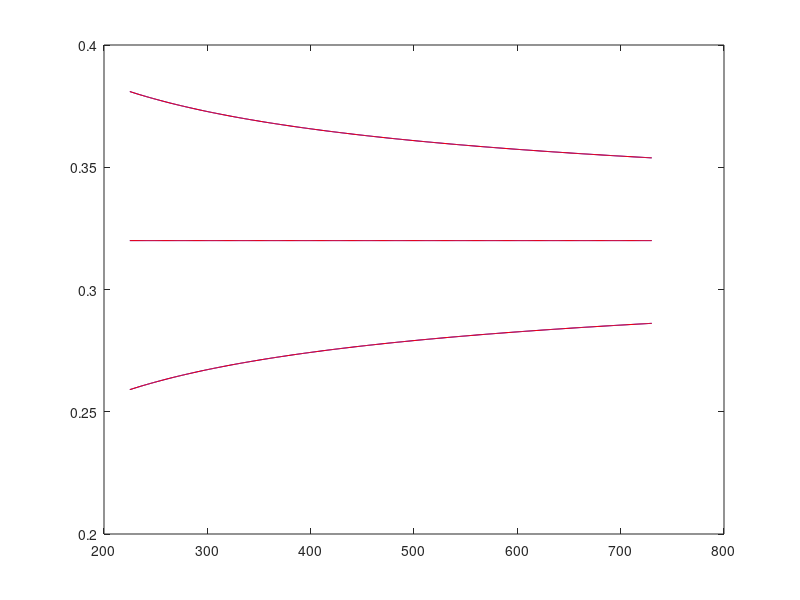

This figure's MATLAB source:
close all
p1 = 0.320;
p2 = 0.320;
z=1.96;

season_length = 225:1:730;
len = length(season_length);

p1_upper=zeros(1,len);
p1_lower =zeros(1,len);
p2_upper=zeros(1,len);
p2_lower=zeros(1,len);


for i=1:len
   p1_upper(i) = p1*season_length(i)+z*sqrt(season_length(i)*p1*(1-p1));
   p1_lower(i) = p1*season_length(i)-z*sqrt(season_length(i)*p1*(1-p1));
   p2_upper(i) = p2*season_length(i)+z*sqrt(season_length(i)*p2*(1-p2));
   p2_lower(i) = p2*season_length(i)-z*sqrt(season_length(i)*p2*(1-p2));
end

plot(season_length,p1_upper./season_length,'b')
hold on
plot(season_length,p1_lower./season_length,'b')
plot(season_length,p2_upper./season_length,'r')
plot(season_length,p2_lower./season_length,'r')
plot(season_length,p1+zeros(1,len),'b')
plot(season_length,p2+zeros(1,len),'r')